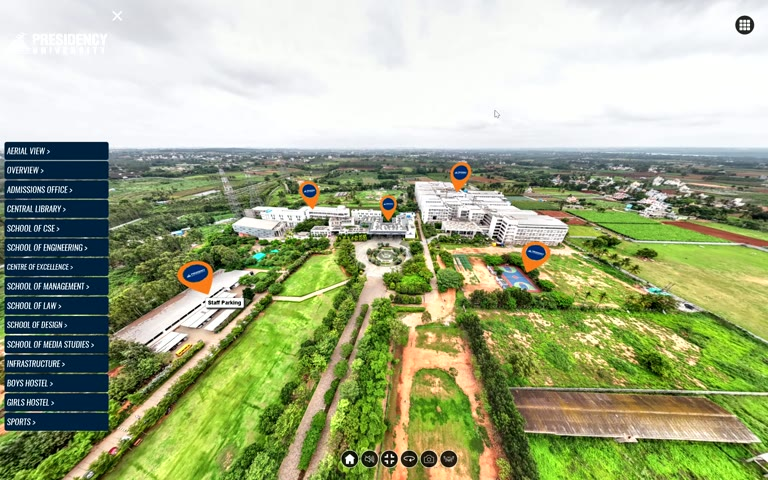
#> input picture data_pipeline/dataset_sources/presidency_360_dataset/video_extract/frame_0001.jpg, 768 x 480 px; its folder holds only this picture in this run
$ python make_contacts.py
#> lines starting #> are read from the running program, lines starting #| are printed output that depends on the picture
from PIL import Image, ImageDraw
from pathlib import Path
p = Path('upload/presidency_360_dataset/video_extract')
frames = sorted(p.glob('frame_*.jpg'))
print('frames', len(frames))
W, H, per = 384, 260, 24
for start in range(0, len(frames), per):
    group = frames[start:start+per]
    sheet = Image.new('RGB', (W*6, H*4), 'white')
#> sheet: PIL image 2304x1040 RGB; every value is 255
    draw = ImageDraw.Draw(sheet)
    for j, frame in enumerate(group):
        im = Image.open(frame)
#> im is the input picture: PIL image 768x480 RGB; mean R, G, B 161.6, 171.9, 135
        im.thumbnail((W, H-24))
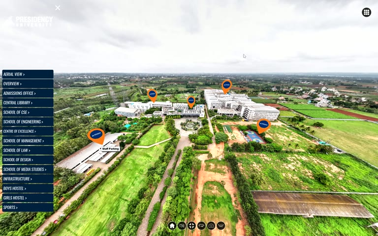
#> im: PIL image 378x236 RGB; mean R, G, B 161.6, 171.9, 135
        x, y = (j % 6)*W, (j // 6)*H
        sheet.paste(im, (x, y+24))
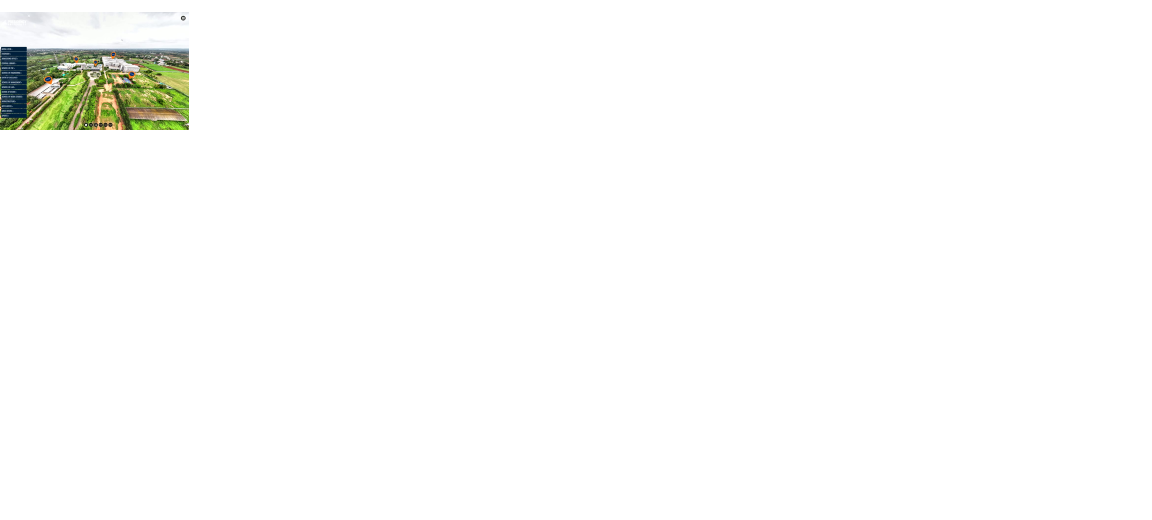
#> sheet: PIL image 2304x1040 RGB (shown at 1/2 size); mean R, G, B 251.5, 251.9, 250.5
        draw.text((x+6, y+5), f'{(start+j)*3}s', fill='black')
    sheet.save(p / f'contact_{start//per+1:02}.jpg', quality=88)

$ run again, on data_pipeline/dataset_sources/presidency_360_dataset/video_extract/frame_0010.jpg
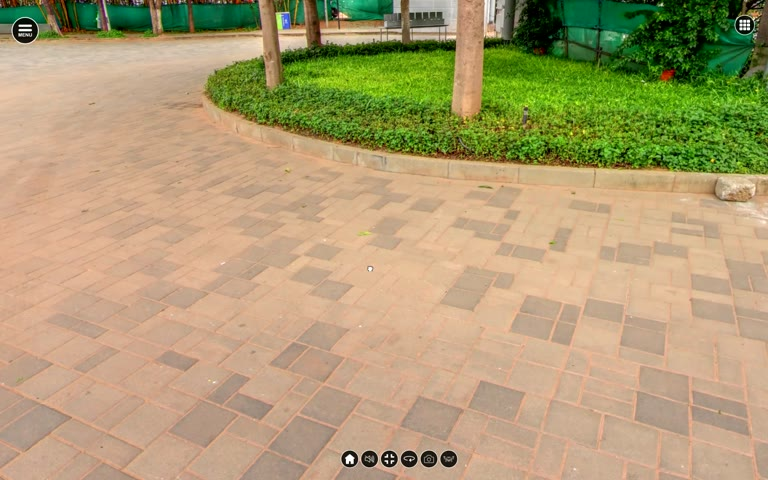
#> input picture data_pipeline/dataset_sources/presidency_360_dataset/video_extract/frame_0010.jpg, 768 x 480 px
#> im is the input picture: PIL image 768x480 RGB; mean R, G, B 174.7, 157.7, 115.8
#> im: PIL image 378x236 RGB
#> `sheet.paste(im, (x, y+24))`:
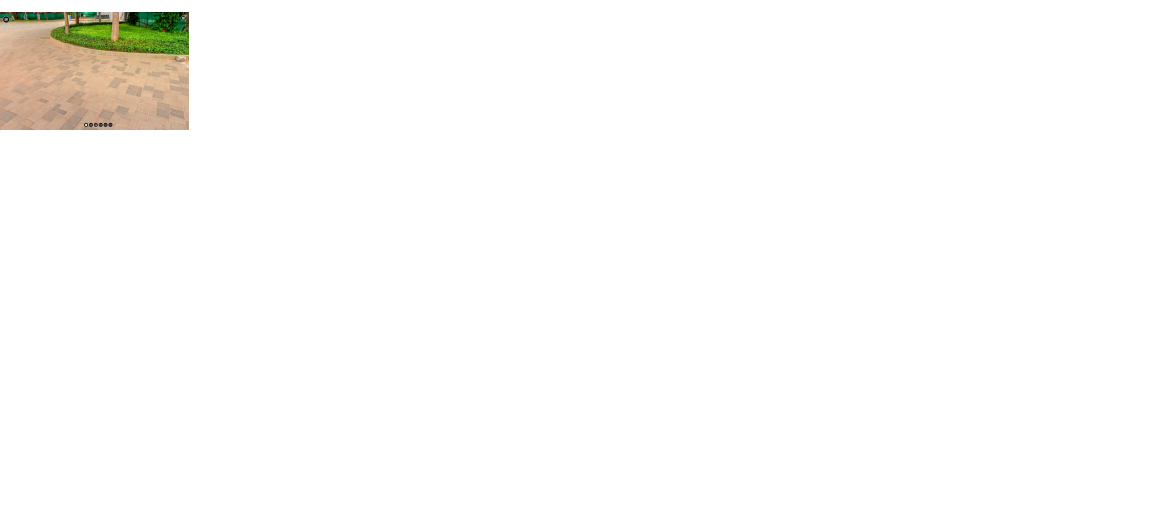
#> sheet: PIL image 2304x1040 RGB (shown at 1/2 size); mean R, G, B 252, 251.4, 249.8

$ run again, on data_pipeline/dataset_sources/presidency_360_dataset/video_extract/frame_0011.jpg
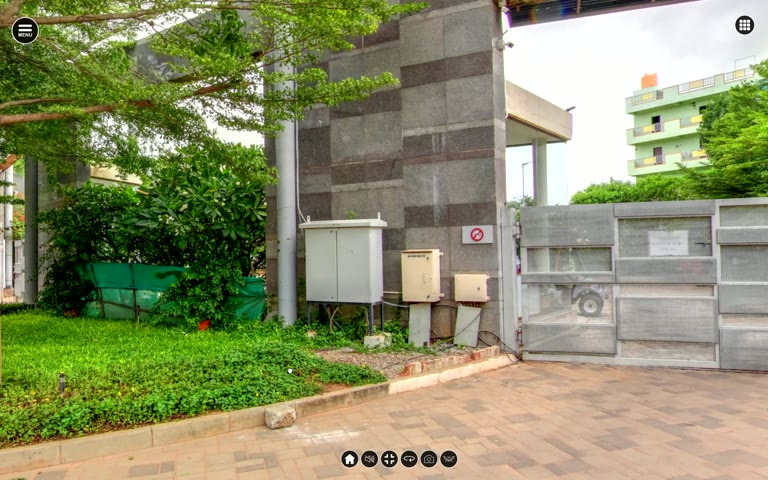
#> input picture data_pipeline/dataset_sources/presidency_360_dataset/video_extract/frame_0011.jpg, 768 x 480 px
#> im is the input picture: PIL image 768x480 RGB; mean R, G, B 139.7, 143.8, 105.4
#> `im.thumbnail((W, H-24))`:
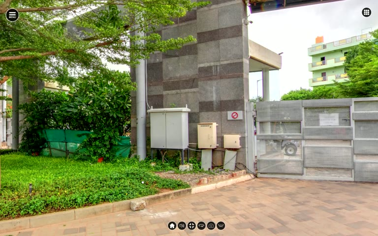
#> im: PIL image 378x236 RGB; mean R, G, B 139.7, 143.8, 105.4
#> `sheet.paste(im, (x, y+24))`:
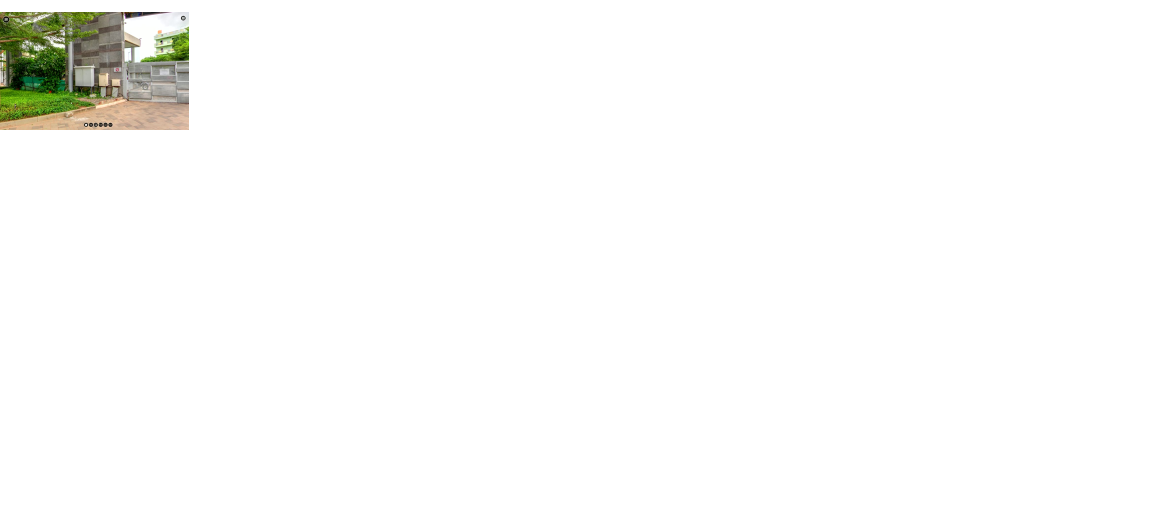
#> sheet: PIL image 2304x1040 RGB (shown at 1/2 size); mean R, G, B 250.7, 250.9, 249.4

$ run again, on data_pipeline/dataset_sources/presidency_360_dataset/video_extract/frame_0012.jpg
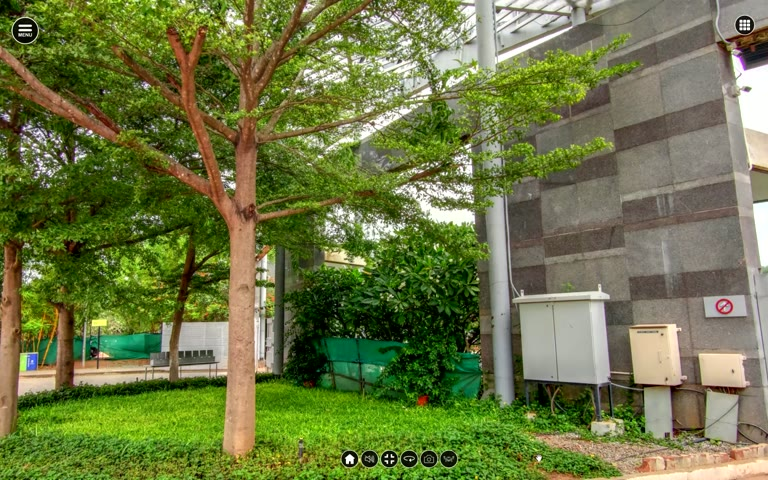
#> input picture data_pipeline/dataset_sources/presidency_360_dataset/video_extract/frame_0012.jpg, 768 x 480 px
#> im is the input picture: PIL image 768x480 RGB; mean R, G, B 109, 118.9, 68.1
#> `im.thumbnail((W, H-24))`:
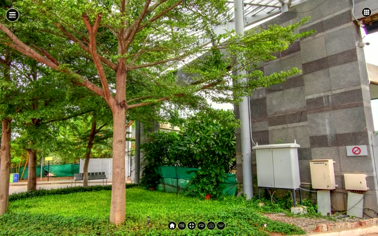
#> im: PIL image 378x236 RGB; mean R, G, B 109, 118.9, 68.2
#> `sheet.paste(im, (x, y+24))`:
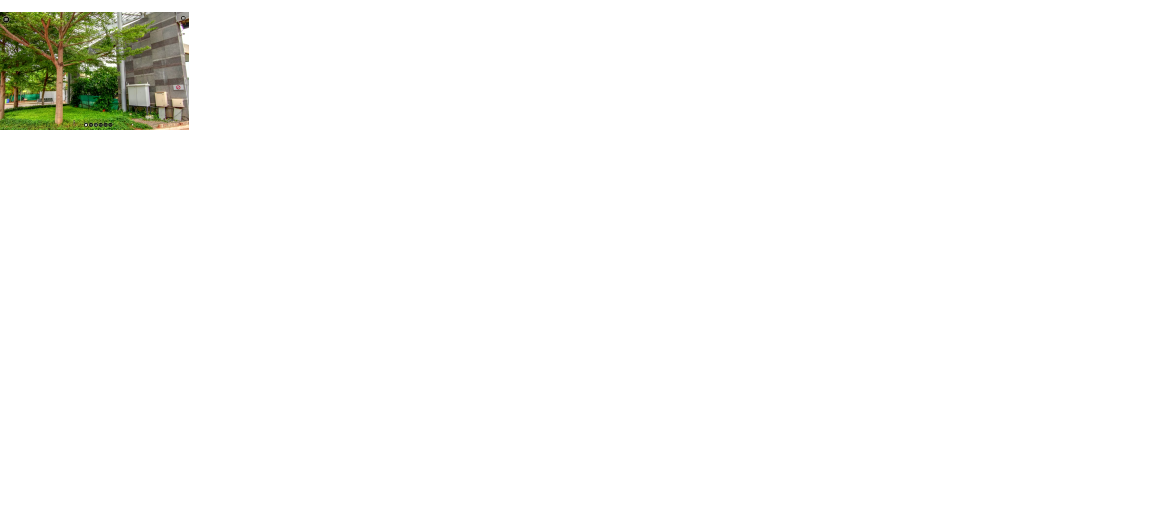
#> sheet: PIL image 2304x1040 RGB (shown at 1/2 size); mean R, G, B 249.6, 249.9, 248

$ run again, on data_pipeline/dataset_sources/presidency_360_dataset/video_extract/frame_0003.jpg
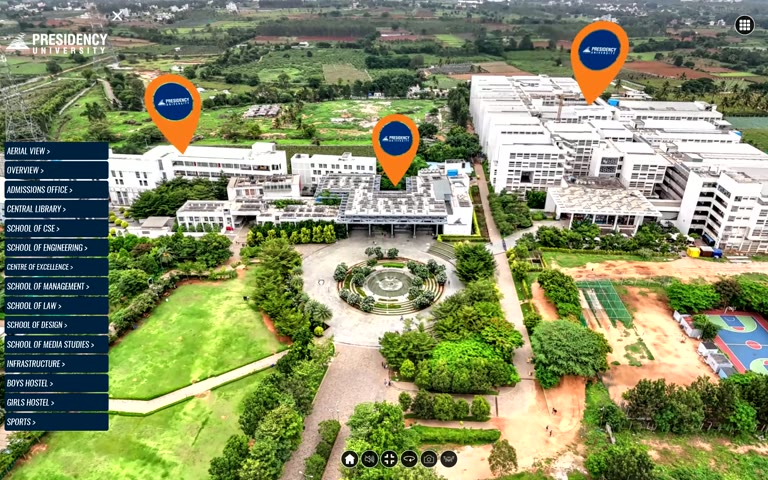
#> input picture data_pipeline/dataset_sources/presidency_360_dataset/video_extract/frame_0003.jpg, 768 x 480 px
#> im is the input picture: PIL image 768x480 RGB; mean R, G, B 133.5, 141.8, 103.5
#> `im.thumbnail((W, H-24))`:
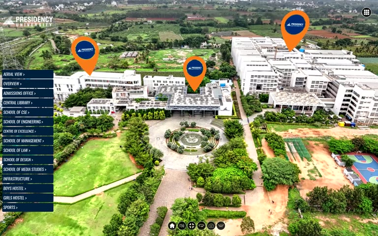
#> im: PIL image 378x236 RGB; mean R, G, B 133.5, 141.8, 103.5
#> `sheet.paste(im, (x, y+24))`:
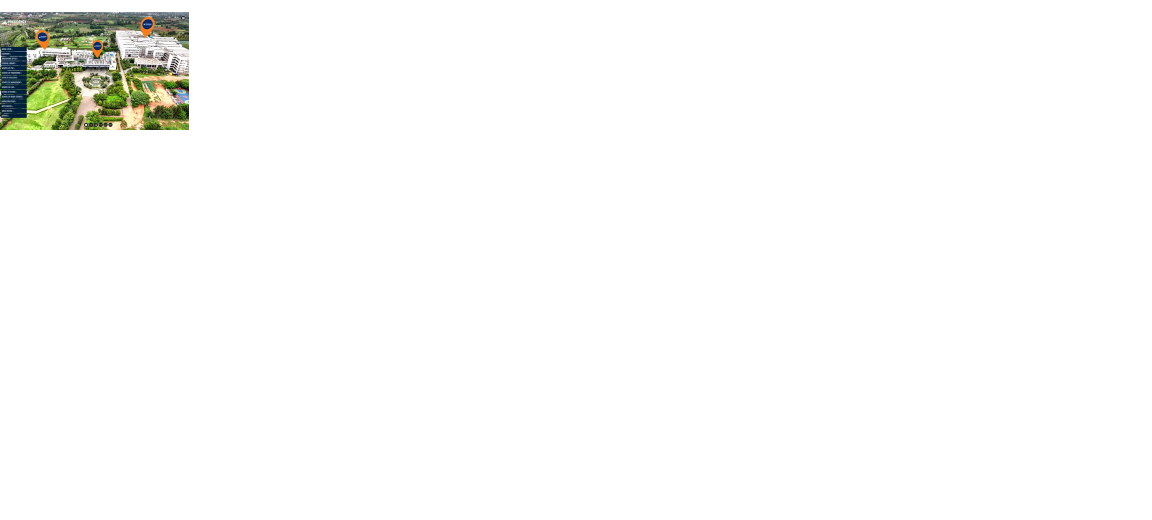
#> sheet: PIL image 2304x1040 RGB (shown at 1/2 size); mean R, G, B 250.5, 250.8, 249.4
